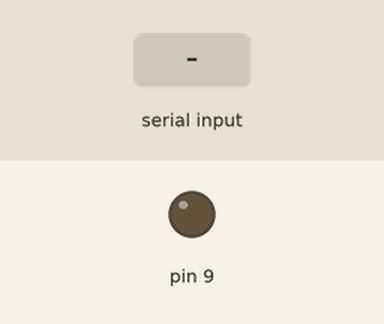
Bench run of a sketch on a simulated Arduino Uno, built with avr-gcc and run on an emulated ATmega328P. Shown: output pins drawn as LEDs (lit = HIGH). The test bench sets the inputs (shaded band).

Above: at 1.2 s.
1.3 s: byte 30 received over Serial
At 2.3 s:
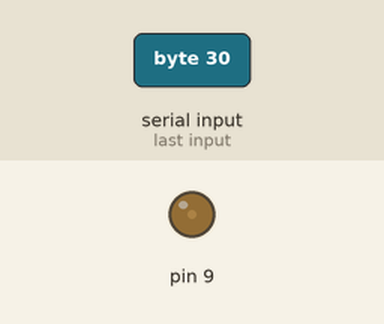
2.8 s: byte 90 received over Serial
At 3.5 s:
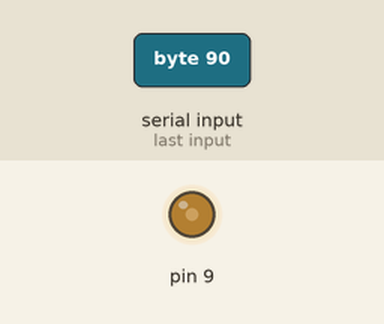
Timing chart, 0 to 5.8 s (numbered marks = the images above; inputs shaded):
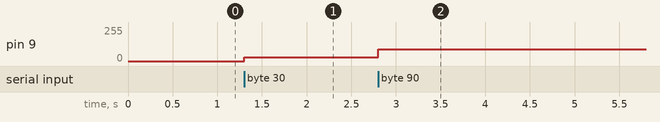

The sketch:

arduino_serial_analog_write.ino
```cpp
void setup() {
 Serial.begin(9600);   // initialize serial communications
}

void loop() {
 if (Serial.available() > 0) {
    int input = Serial.read();  // read first available byte into a variable
    analogWrite(9, input);     // turn on the LED
 }
}
```

Measured:
- after the input at 1.3 s, pin 9: 0/255 → 30/255 at once
- after the input at 2.8 s, pin 9: 30/255 → 90/255 at once
